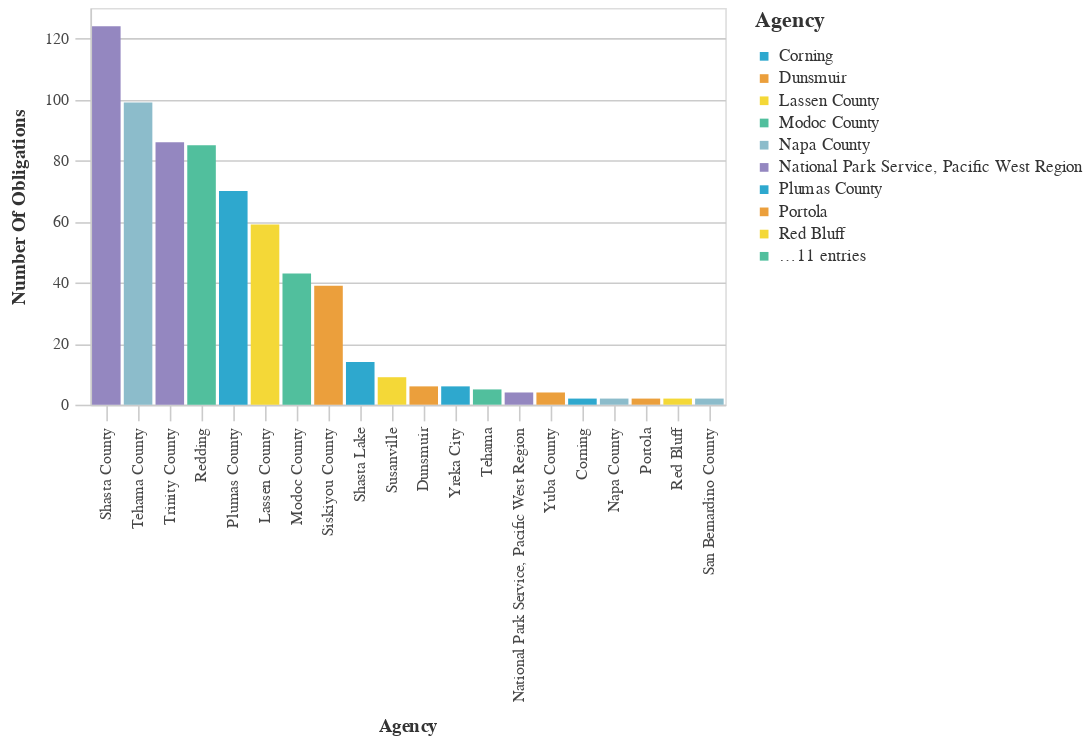

The code cell stored with this chart in its notebook:
### Markdown cell above
### Agencies With The Most Obligations

### Code cell
#Bar chart Agencies With The Most Obligations
chart_df = (df_top>>filter(_.variable=='primary_agency_name')).rename(columns={"value":"Agency",
                                 "count":"Number of Obligations"})
chart2 = (_dla_utils.basic_bar_chart_no_save(chart_df, 'Agency', 'Number of Obligations', 'Agency', district))
    

display(chart2)

### Figure 1 — Vega-Lite specification as saved in the notebook (floating-point values rounded to 4 significant figures)
{"config": {"view": {"continuousWidth": 400, "continuousHeight": 300}, "axis": {"domainColor": "#cbcbcb", "grid": true, "gridColor": "#cbcbcb", "gridWidth": 1, "labelColor": "#474747", "labelFont": "Nunito Sans", "labelFontSize": 10, "labelPadding": 4, "tickColor": "#cbcbcb", "tickSize": 10, "titleColor": "#333", "titleFont": "Raleway", "titleFontSize": 12, "titlePadding": 10}, "axisBand": {"grid": false}, "background": "white", "font": "Raleway", "header": {"labelFont": "Nunito Sans", "titleFont": "Raleway"}, "legend": {"labelColor": "#333", "labelFont": "Nunito Sans", "labelFontSize": 11, "labelLimit": 0, "padding": 1, "symbolSize": 30, "symbolType": "square", "titleColor": "#333", "titleFont": "Raleway", "titleFontSize": 14, "titlePadding": 10}, "title": {"anchor": "middle", "font": "Raleway", "fontSize": 18, "fontWeight": 300, "offset": 20}}, "data": {"name": "data-93f9701787f019370100c3bcfdda4786"}, "mark": "bar", "encoding": {"color": {"field": "Agency", "legend": {"symbolLimit": 10, "title": "Agency"}, "scale": {"range": ["#2EA8CE", "#EB9F3C", "#F4D837", "#51BF9D", "#8CBCCB", "#9487C0"]}, "type": "nominal"}, "tooltip": [{"field": "Agency", "type": "nominal"}, {"field": "Number of Obligations", "type": "quantitative"}], "x": {"field": "Agency", "sort": "-y", "title": "Agency", "type": "nominal"}, "y": {"field": "Number of Obligations", "title": "Number Of Obligations", "type": "quantitative"}}, "height": 250, "width": 400, "$schema": "https://vega.github.io/schema/vega-lite/v4.17.0.json", "datasets": {"data-93f9701787f019370100c3bcfdda4786": [{"Agency": "Shasta County", "Number of Obligations": 124, "variable": "primary_agency_name"}, {"Agency": "Tehama County", "Number of Obligations": 99, "variable": "primary_agency_name"}, {"Agency": "Trinity County", "Number of Obligations": 86, "variable": "primary_agency_name"}, {"Agency": "Redding", "Number of Obligations": 85, "variable": "primary_agency_name"}, {"Agency": "Plumas County", "Number of Obligations": 70, "variable": "primary_agency_name"}, {"Agency": "Lassen County", "Number of Obligations": 59, "variable": "primary_agency_name"}, {"Agency": "Modoc County", "Number of Obligations": 43, "variable": "primary_agency_name"}, {"Agency": "Siskiyou County", "Number of Obligations": 39, "variable": "primary_agency_name"}, {"Agency": "Shasta Lake", "Number of Obligations": 14, "variable": "primary_agency_name"}, {"Agency": "Susanville", "Number of Obligations": 9, "variable": "primary_agency_name"}, {"Agency": "Dunsmuir", "Number of Obligations": 6, "variable": "primary_agency_name"}, {"Agency": "Yreka City", "Number of Obligations": 6, "variable": "primary_agency_name"}, {"Agency": "Tehama", "Number of Obligations": 5, "variable": "primary_agency_name"}, {"Agency": "National Park Service, Pacific West Region", "Number of Obligations": 4, "variable": "primary_agency_name"}, {"Agency": "Yuba County", "Number of Obligations": 4, "variable": "primary_agency_name"}, {"Agency": "Corning", "Number of Obligations": 2, "variable": "primary_agency_name"}, {"Agency": "Napa County", "Number of Obligations": 2, "variable": "primary_agency_name"}, {"Agency": "Portola", "Number of Obligations": 2, "variable": "primary_agency_name"}, {"Agency": "Red Bluff", "Number of Obligations": 2, "variable": "primary_agency_name"}, {"Agency": "San Bernardino County", "Number of Obligations": 2, "variable": "primary_agency_name"}]}}
